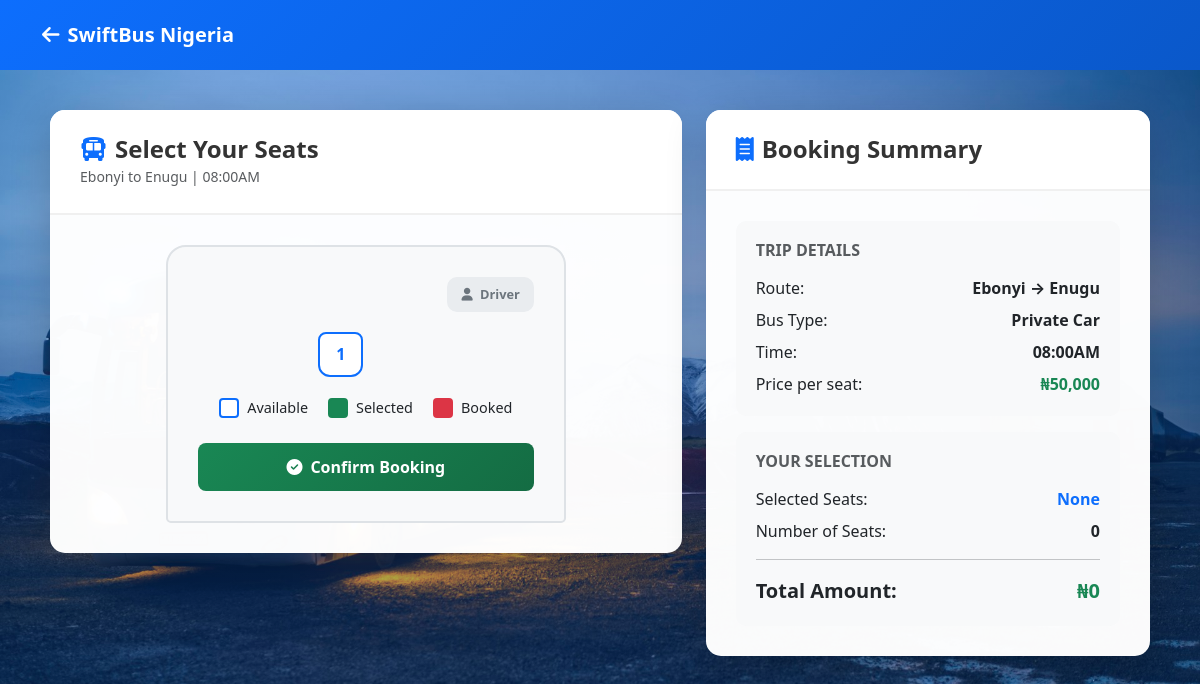
/book/1 (signed in), run on the app's committed database.
### app.py (models this page shows)
class BusRoute(db.Model):
    id = db.Column(db.Integer, primary_key=True)
    departure = db.Column(db.String(100), nullable=False)
    destination = db.Column(db.String(100), nullable=False)
    bus_type = db.Column(db.String(50), nullable=False)
    departure_time = db.Column(db.String(50), nullable=False)
    departure_date = db.Column(db.String(50), default='Daily')
    price = db.Column(db.Integer, nullable=False)
    available_seats = db.Column(db.Integer, nullable=False)

### app.py (the view, shortened to what this page needs)
@app.route('/book/<int:route_id>', methods=['GET', 'POST'])
@login_required
def book_route(route_id):
    route = BusRoute.query.get_or_404(route_id)
    vtype = VehicleType.query.filter_by(name=route.bus_type).first()
    if vtype:
        total_seats = vtype.seat_capacity
    else:
        numbers = re.findall(r'\d+', route.bus_type)
        total_seats = int(numbers[0]) if numbers else 20
    if request.method == 'POST' and trip_departed(route):
        flash('Sorry, this trip has already departed.', 'danger')
        return redirect(url_for('dashboard'))
    bookings = Booking.query.filter_by(route_id=route_id).all()
    booked_seats = []
    for b in bookings:
        booked_seats.extend(b.seats.split(','))
    return render_template('booking.html', route=route, booked_seats=booked_seats, total_seats=total_seats)

### app.py (called while the page is built)
@login_manager.user_loader
def load_user(user_id):
    return User.query.get(int(user_id))

### templates/booking.html (shortened to what this page needs)
<!DOCTYPE html>
<html lang="en">
<head>
    <link href="{{ url_for('static', filename='css/bootstrap.min.css') }}" rel="stylesheet">
    <link rel="stylesheet" href="{{ url_for('static', filename='fontawesome/css/all.min.css') }}">
</head>
<body>
<nav class="navbar navbar-dark">
    <div class="container">
        <a class="navbar-brand" href="/dashboard"><i class="fas fa-arrow-left me-2"></i>SwiftBus Nigeria</a>
    </div>
</nav>
<div class="container booking-container">
    <div class="row">
        <div class="col-md-7">
            <div class="custom-card">
                <div class="card-header">
                    <h4><i class="fas fa-bus me-2 text-primary"></i>Select Your Seats</h4>
                    <small class="text-muted">{{ route.departure }} to {{ route.destination }} | {{ route.departure_time }}</small>
                </div>
                <div class="card-body">
                    <div class="bus-layout">
                        <div class="driver-seat"><i class="fas fa-user me-1"></i> Driver</div>
                        <form method="POST" action="/book/{{ route.id }}">
                            {% for row_start in range(1, total_seats + 1, 4) %}
                            <div class="seat-row">
                                <div class="seat-pair">
                                    {% for i in range(row_start, row_start + 2) %}
                                        {% if i <= total_seats %}
                                            {% set seat_id = i|string %}
                                            <label class="seat {% if seat_id in booked_seats %}booked{% endif %}" id="seat-label-{{ seat_id }}">
                                                {{ seat_id }}
                                            </label>
                                        {% endif %}
                                    {% endfor %}
                                </div>
                                <div class="aisle"></div>
                            </div>
                            {% endfor %}
                            <div class="legend">
                                <div class="legend-item"><div class="legend-box available"></div> Available</div>
                                <div class="legend-item"><div class="legend-box selected"></div> Selected</div>
                                <div class="legend-item"><div class="legend-box booked"></div> Booked</div>
                            </div>
                            <div class="mt-4 text-center">
                                <button type="submit" class="btn btn-confirm"><i class="fas fa-check-circle me-2"></i>Confirm Booking</button>
                            </div>
                        </form>
                    </div>
                </div>
            </div>
        </div>
        <div class="col-md-5">
            <div class="custom-card">
                <div class="card-header"><h4><i class="fas fa-receipt me-2 text-primary"></i>Booking Summary</h4></div>
                <div class="card-body">
                    <div class="summary-box mb-3">
                        <h6 class="fw-bold text-muted mb-3">TRIP DETAILS</h6>
                        <div class="d-flex justify-content-between mb-2"><span>Route:</span><strong>{{ route.departure }} → {{ route.destination }}</strong></div>
                        <div class="d-flex justify-content-between mb-2"><span>Bus Type:</span><strong>{{ route.bus_type }}</strong></div>
                        <div class="d-flex justify-content-between mb-2"><span>Time:</span><strong>{{ route.departure_time }}</strong></div>
                        <div class="d-flex justify-content-between"><span>Price per seat:</span><strong class="text-success">₦{{ "{:,}".format(route.price) }}</strong></div>
                    </div>
                    <div class="summary-box">
                        <h6 class="fw-bold text-muted mb-3">YOUR SELECTION</h6>
                        <div class="d-flex justify-content-between mb-2"><span>Selected Seats:</span><strong id="selected-seats-display" class="text-primary">None</strong></div>
                        <div class="d-flex justify-content-between mb-2"><span>Number of Seats:</span><strong id="seat-count">0</strong></div>
                        <hr>
                        <div class="d-flex justify-content-between fs-5"><span class="fw-bold">Total Amount:</span><strong class="text-success" id="total-price">₦0</strong></div>
                    </div>
                </div>
            </div>
        </div>
    </div>
</div>
</body>
</html>

### templates/booking.html (style rules this page uses)
body { background: linear-gradient(rgba(13, 110, 253, 0.3), rgba(10, 88, 202, 0.3)), url('/static/images/booking_bg.jpg'); background-size: cover; background-attachment: fixed; min-height: 100vh; }
.navbar { background: linear-gradient(135deg, #0d6efd 0%, #0a58ca 100%) !important; padding: 15px 0; }
.navbar-brand { color: white !important; font-weight: 700; text-decoration: none; }
.booking-container { padding: 40px 20px; }
.custom-card { background: rgba(255, 255, 255, 0.98); border-radius: 15px; box-shadow: 0 10px 40px rgba(0, 0, 0, 0.2); margin-bottom: 30px; overflow: hidden; }
.card-header { background: white; border-bottom: 2px solid #f0f0f0; padding: 25px 30px; }
.card-header h4 { margin: 0; font-weight: 600; color: #333; }
.card-body { padding: 30px; }
.bus-layout { background: #f8f9fa; border: 2px solid #dee2e6; border-radius: 20px 20px 5px 5px; padding: 30px; max-width: 400px; margin: 0 auto; position: relative; }
.driver-seat { display: block; width: fit-content; margin: 0 0 20px auto; background: #e9ecef; padding: 8px 14px; border-radius: 10px; font-size: 0.8rem; color: #6c757d; font-weight: bold; }
.seat-row { display: flex; justify-content: center; gap: 10px; margin-bottom: 12px; }
.seat-pair { display: flex; gap: 10px; }
.aisle { width: 30px; }
.seat { width: 45px; height: 45px; background: white; border: 2px solid #0d6efd; border-radius: 8px 8px 12px 12px; display: flex; align-items: center; justify-content: center; cursor: pointer; font-weight: 600; color: #0d6efd; transition: all 0.2s; position: relative; }
.legend { display: flex; justify-content: center; gap: 20px; margin-top: 20px; font-size: 0.9rem; }
.legend-item { display: flex; align-items: center; gap: 8px; }
.legend-box { width: 20px; height: 20px; border-radius: 4px; border: 2px solid #ccc; }
.legend-box.available { background: white; border-color: #0d6efd; }
.legend-box.selected { background: #198754; border-color: #198754; }
.legend-box.booked { background: #dc3545; border-color: #dc3545; }
.summary-box { background: #f8f9fa; border-radius: 10px; padding: 20px; }
.btn-confirm { background: linear-gradient(135deg, #198754 0%, #146c43 100%); border: none; border-radius: 8px; padding: 12px; font-weight: 600; color: white; width: 100%; }

### data on the page
BusRoute: departure "Ebonyi", destination "Enugu", departure_time "08:00AM", bus_type "Private Car", price "50,000"

### other printed values
{{ seat_id }} "1"
